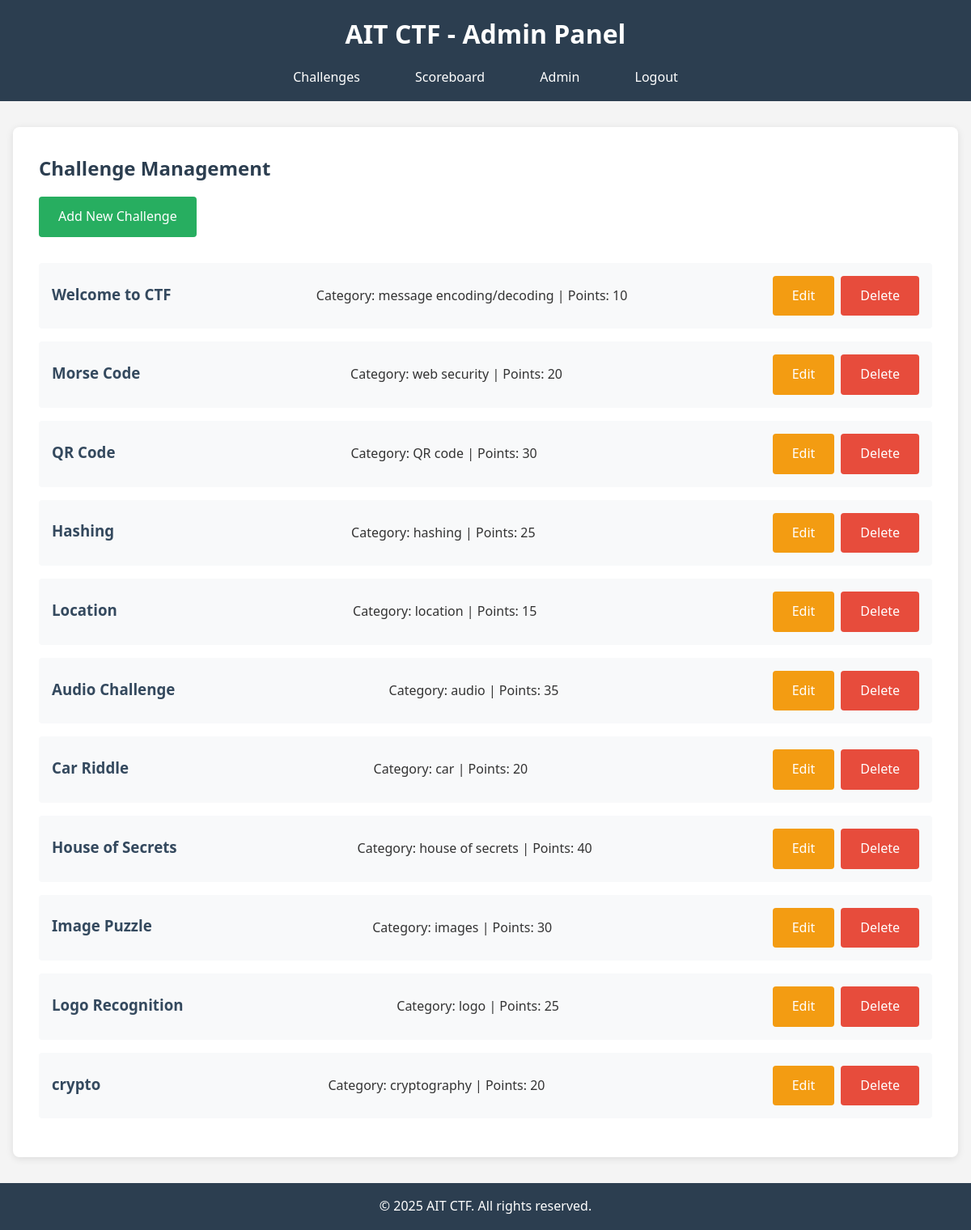
The page /admin (signed in) on the database its author committed.
### models.py (models this page shows, shortened)
class Challenge(db.Model):
    id = db.Column(db.Integer, primary_key=True)
    title = db.Column(db.String(100), nullable=False)
    description = db.Column(db.Text, nullable=False)
    category = db.Column(db.String(50), nullable=False)  # e.g., 'audio', 'car', 'hashing', etc.
    flag = db.Column(db.String(200), nullable=False)
    points = db.Column(db.Integer, nullable=False)
    created_at = db.Column(db.DateTime, default=datetime.utcnow)
    is_active = db.Column(db.Boolean, default=True)
    media_files = db.Column(db.Text, default='[]')  # JSON list of uploaded filenames
    crypto_type = db.Column(db.String(20), default='')  # 'encrypted' or 'decrypted' for cryptography challenges

### routes.py (the view)
    @app.route('/admin')
    @admin_required
    def admin():
        stats = {
            'total_users': User.query.count(),
            'total_challenges': Challenge.query.count(),
            'total_submissions': Submission.query.count(),
            'solved_challenges': Submission.query.filter_by(is_correct=True).count()
        }
        challenges = Challenge.query.all()
        return render_template('admin.html', challenges=challenges, stats=stats)

### routes.py (called while the page is built)
def admin_required(f):
    @wraps(f)
    def decorated_function(*args, **kwargs):
        if not current_user.is_authenticated or current_user.role != 'admin':
            flash('Admin access required', 'danger')
            return redirect(url_for('index'))
        return f(*args, **kwargs)
    return decorated_function

### templates/admin.html (shortened to what this page needs)
<!DOCTYPE html>
<html lang="en">
<head>
    <link rel="stylesheet" href="{{ url_for('static', filename='css/style.css') }}">
</head>
<body>
    <header>
        <h1>AIT CTF - Admin Panel</h1>
        <nav>
            <a href="{{ url_for('challenges') }}">Challenges</a>
            <a href="{{ url_for('scoreboard') }}">Scoreboard</a>
            <a href="{{ url_for('admin') }}">Admin</a>
            <a href="{{ url_for('logout') }}">Logout</a>
        </nav>
    </header>
    <main>
        <section class="admin-section">
            <h2>Challenge Management</h2>
            <a href="{{ url_for('add_challenge') }}" class="btn add-btn">Add New Challenge</a>
            <div class="challenges-list">
                {% for challenge in challenges %}
                    <div class="challenge-item">
                        <h3>{{ challenge.title }}</h3>
                        <p>Category: {{ challenge.category }} | Points: {{ challenge.points }}</p>
                        <div class="actions">
                            <a href="{{ url_for('edit_challenge', challenge_id=challenge.id) }}" class="btn edit-btn">Edit</a>
                            <a href="{{ url_for('delete_challenge', challenge_id=challenge.id) }}" class="btn delete-btn" onclick="return confirm('Are you sure you want to delete this challenge?')">Delete</a>
                        </div>
                    </div>
                {% endfor %}
            </div>
        </section>
    </main>
    <footer>
        <p>&copy; 2025 AIT CTF. All rights reserved.</p>
    </footer>
</body>
</html>

### static/css/style.css (style rules this page uses)
* { margin: 0; padding: 0; box-sizing: border-box; }
body { font-family: 'Segoe UI', Tahoma, Geneva, Verdana, sans-serif; line-height: 1.6; color: #333; background-color: #f4f4f4; }
header { background-color: #2c3e50; color: white; padding: 1rem 0; text-align: center; }
header h1 { margin-bottom: 0.5rem; }
nav { margin-top: 1rem; }
nav a { color: white; text-decoration: none; margin: 0 1rem; padding: 0.5rem 1rem; border-radius: 4px; transition: background-color 0.3s; }
main { max-width: 1200px; margin: 2rem auto; padding: 0 1rem; }
section { margin-bottom: 2rem; }
h2 { margin-bottom: 1rem; color: #2c3e50; }
h3 { margin-bottom: 1rem; color: #34495e; }
button, .btn { display: inline-block; background-color: #3498db; color: white; padding: 0.75rem 1.5rem; border: none; border-radius: 4px; cursor: pointer; text-decoration: none; font-size: 1rem; transition: background-color 0.3s; }
.add-btn { background-color: #27ae60; margin-bottom: 1rem; }
.edit-btn { background-color: #f39c12; margin-right: 0.5rem; }
.delete-btn { background-color: #e74c3c; }
.admin-section { background-color: white; padding: 2rem; border-radius: 8px; box-shadow: 0 2px 10px rgba(0, 0, 0, 0.1); }
.challenges-list { margin-top: 1rem; }
.challenge-item { background-color: #f8f9fa; padding: 1rem; margin-bottom: 1rem; border-radius: 4px; display: flex; justify-content: space-between; align-items: center; }
.challenge-item h3 { margin-bottom: 0.25rem; }
.actions { display: flex; }
footer { text-align: center; padding: 1rem 0; background-color: #2c3e50; color: white; margin-top: 2rem; }

### rows shown on the page
Challenge: title "Welcome to CTF", category "message encoding/decoding", points "10"
Challenge: title "Morse Code", category "web security", points "20"
Challenge: title "QR Code", category "QR code", points "30"
Challenge: title "Hashing", category "hashing", points "25"
Challenge: title "Location", category "location", points "15"
Challenge: title "Audio Challenge", category "audio", points "35"
Challenge: title "Car Riddle", category "car", points "20"
Challenge: title "House of Secrets", category "house of secrets", points "40"
Challenge: title "Image Puzzle", category "images", points "30"
Challenge: title "Logo Recognition", category "logo", points "25"
Challenge: title "crypto", category "cryptography", points "20"
